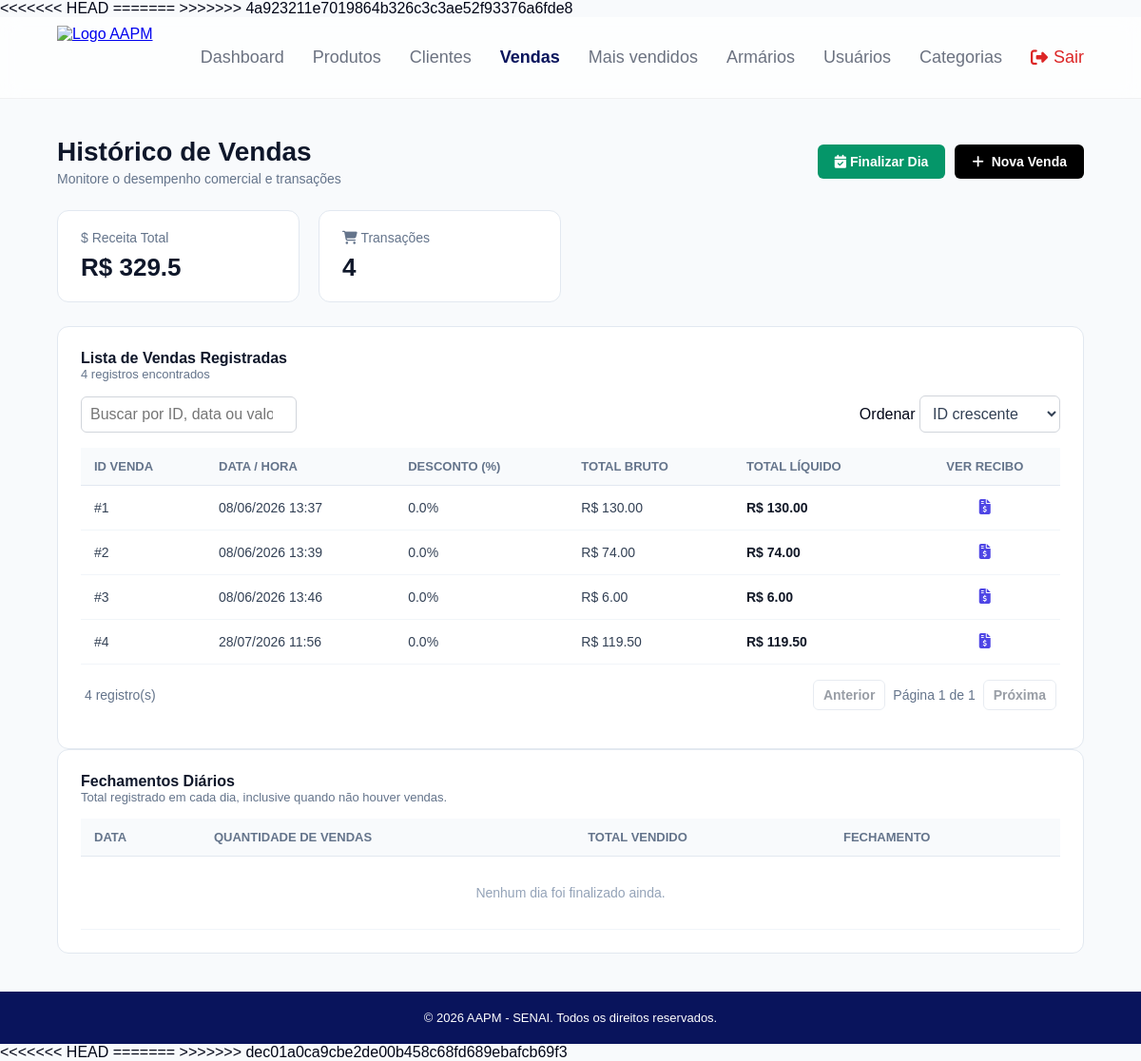
/pdv/historico (signed in), run on an earlier commit of the app's database.
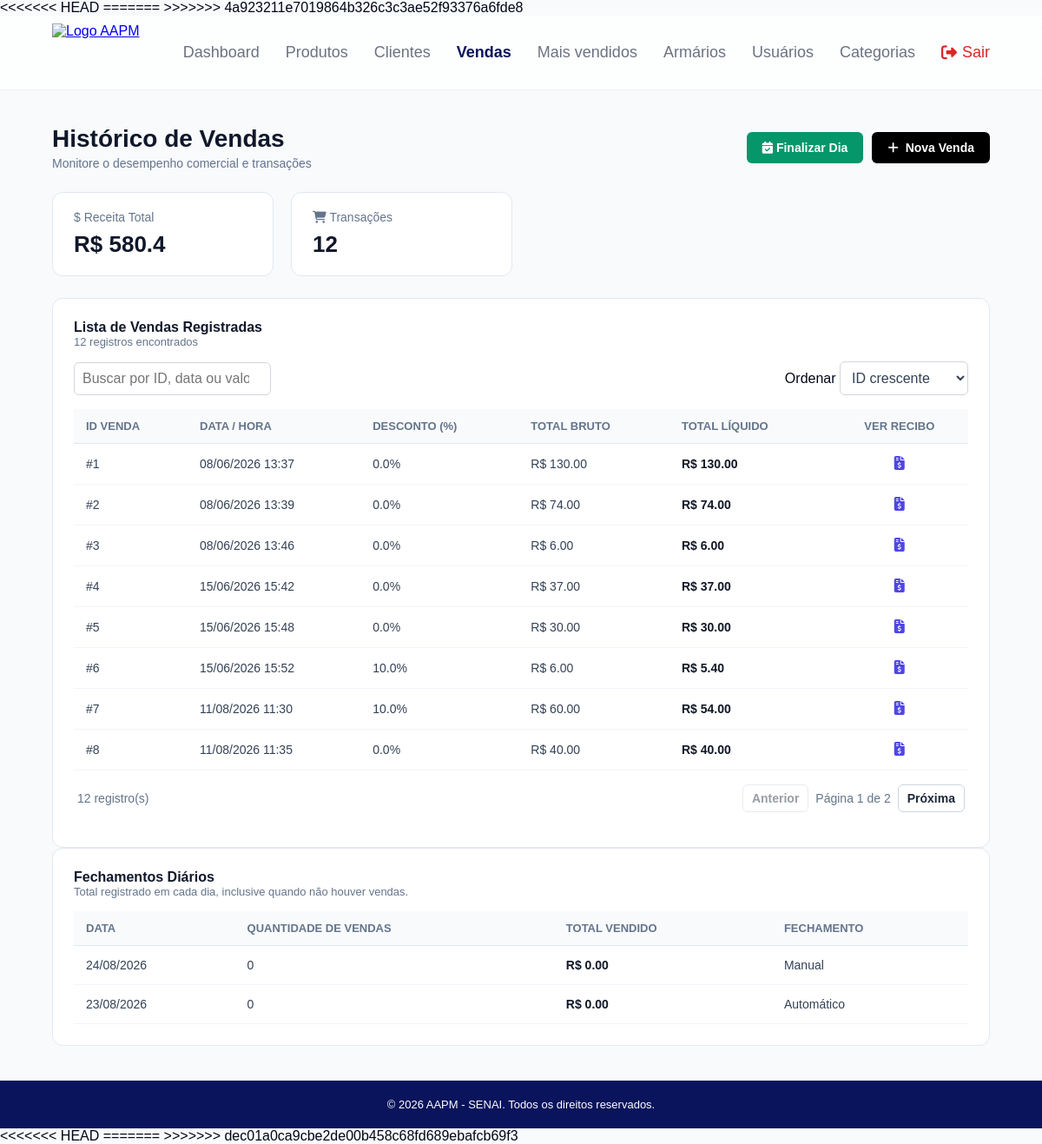
And on a later commit of the database.
### app/models/venda.py (models this page shows, shortened)
class Venda(Base):
    __tablename__ = "vendas"
    id         = Column(Integer, primary_key=True, index=True)
    cliente_id = Column(
        Integer,
        ForeignKey("clientes.id", ondelete="SET NULL"),
        nullable=True
    )
    usuario_id = Column(
        Integer,
        ForeignKey("usuarios.id", ondelete="SET NULL"),
        nullable=True
    )
    desconto_percentual = Column(Float, nullable=False, default=0.0)
    total_bruto  = Column(Float, nullable=False, default=0.0)
    total_liquido = Column(Float, nullable=False, default=0.0)
    observacao = Column(String(255), nullable=True)
    criado_em = Column(DateTime, server_default=func.now())
    cliente = relationship("Cliente", back_populates="vendas")
    usuario = relationship("Usuario", backref="vendas")
    itens   = relationship(
        "ItemVenda",
        back_populates="venda",
        cascade="all, delete-orphan"  # deleta itens se a venda for deletada
    )

class FechamentoDiario(Base):
    __tablename__ = "fechamentos_diarios"
    id = Column(Integer, primary_key=True, index=True)
    data = Column(Date, nullable=False, unique=True, index=True)
    total_vendido = Column(Float, nullable=False, default=0.0)
    quantidade_vendas = Column(Integer, nullable=False, default=0)
    fechado_em = Column(DateTime, nullable=False, server_default=func.now())
    fechado_automaticamente = Column(Boolean, nullable=False, default=False)

### app/controllers/pdv_controller.py (the view)
@router.get("/historico")
def historico_vendas(
    request: Request,
    db: Session = Depends(get_db),
    usuario = Depends(get_usuario_logado)
):
    vendas = (
        db.query(Venda)
        .order_by(Venda.criado_em.desc())
        .limit(100)
        .all()
    )
    produtos = (
        db.query(Produto)
        .filter(Produto.ativo == True)
        .order_by(Produto.nome)
        .all()
    )
    clientes = (
        db.query(Cliente)
        .filter(Cliente.ativo == True)
        .order_by(Cliente.nome)
        .all()
    )
    fechamentos = (
        db.query(FechamentoDiario)
        .order_by(FechamentoDiario.data.desc())
        .limit(100)
        .all()
    )
    tamanhos = ordenar_tamanhos(db.query(Tamanho).filter(Tamanho.ativo == True).all())
    return templates.TemplateResponse(
        request,
        "pdv/historico.html",
        {
            "request": request,
            "usuario": usuario,
            "vendas": vendas,
            "produtos": produtos,
            "clientes": clientes,
            "fechamentos": fechamentos,
            "tamanhos": tamanhos,
            "desconto_associado": DESCONTO_ASSOCIADO,
        }
    )

### app/templates/pdv/historico.html (shortened to what the changed rows need)
<!DOCTYPE html>
<html lang="pt-br">
<head>
    <link rel="stylesheet" href="{{ url_for('static', path='css/vendas.css') }}">
    <link rel="stylesheet" href="/static/css/listagem.css">
    <link rel="stylesheet" href="https://cdnjs.cloudflare.com/ajax/libs/font-awesome/6.5.2/css/all.min.css">
</head>
<body>
    {% include "partials/navbar.html" %}
    <div class="vendas-container-main">
        <div class="header-vendas">
            <div>
                <h1>Histórico de Vendas</h1>
            </div>
        </div>
        <div class="indicadores-grid">
            <div class="card-indicador">
                <div class="card-header-ind">
                    <span>$ Receita Total</span>
                </div>
                <h2>R$ {{ vendas | map(attribute='total_liquido') | sum | round(2) }}</h2>
            </div>
            <div class="card-indicador">
                <div class="card-header-ind">
                    <span><i class="fa-solid fa-cart-shopping"></i> Transações</span>
                </div>
                <h2>{{ vendas | length }}</h2>
            </div>
        </div>
        <div class="card-historico">
            <h3>Lista de Vendas Registradas</h3>
            <p class="sub-contador">{{ vendas | length }} registros encontrados</p>
            <div class="listagem-acoes"><input id="busca-vendas" class="listagem-ordem" type="search" placeholder="Buscar por ID, data ou valor"><label></label></div>
            <div class="tabela-container">
                <table class="tabela-vendas" data-listagem data-busca="#busca-vendas" data-ordem="#ordem-vendas" data-por-pagina="8">
                    <thead>
                        <tr>
                            <th>ID VENDA</th>
                            <th>DATA / HORA</th>
                            <th>DESCONTO (%)</th>
                            <th>TOTAL BRUTO</th>
                            <th>TOTAL LÍQUIDO</th>
                            <th style="text-align: center;">VER RECIBO</th>
                        </tr>
                    </thead>
                    <tbody id="corpo-historico-vendas">
                        {% for venda in vendas %}
                        <tr class="linha-venda-tabela" data-id="{{ venda.id }}">
                            <td>#{{ venda.id }}</td>
                            <td>{{ venda.criado_em.strftime('%d/%m/%Y %H:%M') }}</td>
                            <td>{{ venda.desconto_percentual }}%</td>
                            <td>R$ {{ "%.2f"|format(venda.total_bruto) }}</td>
                            <td style="font-weight: bold; color: #111827;">R$ {{ "%.2f"|format(venda.total_liquido) }}</td>
                            <td style="text-align: center;">
                                <a href="/pdv/venda/{{ venda.id }}" style="color: #4f46e5; font-size: 16px;">
                                    <i class="fa-solid fa-file-invoice-dollar"></i>
                                </a>
                            </td>
                        </tr>
                        {% endfor %}
                    </tbody>
                </table>
            </div>
        </div>
        <div class="card-historico">
            <div class="tabela-container">
                <table class="tabela-vendas">
                    <thead>
                        <tr>
                            <th>DATA</th>
                            <th>QUANTIDADE DE VENDAS</th>
                            <th>TOTAL VENDIDO</th>
                            <th>FECHAMENTO</th>
                        </tr>
                    </thead>
                    <tbody>
                        {% for fechamento in fechamentos %}
                        <tr>
                            <td>{{ fechamento.data.strftime('%d/%m/%Y') }}</td>
                            <td>{{ fechamento.quantidade_vendas }}</td>
                            <td style="font-weight: bold; color: #111827;">R$ {{ "%.2f"|format(fechamento.total_vendido) }}</td>
                            <td>{{ 'Automático' if fechamento.fechado_automaticamente else 'Manual' }}</td>
                        </tr>
                        {% else %}
                        <tr>
                            <td colspan="4" style="text-align: center; color: #94a3b8; padding: 30px;">Nenhum dia foi finalizado ainda.</td>
                        </tr>
                        {% endfor %}
                    </tbody>
                </table>
            </div>
        </div>
    </div>
</body>
</html>

What changed in the data, as far as the page shows it:
added Venda: id "8", criado_em "11/08/2026 11:35", desconto_percentual "0.0", total_bruto "40.00", total_liquido "40.00"
added Venda: id "7", criado_em "11/08/2026 11:30", desconto_percentual "10.0", total_bruto "60.00", total_liquido "54.00"
added Venda: id "6", criado_em "15/06/2026 15:52", desconto_percentual "10.0", total_bruto "6.00", total_liquido "5.40"
added Venda: id "5", criado_em "15/06/2026 15:48", desconto_percentual "0.0", total_bruto "30.00", total_liquido "30.00"
changed Venda id 4: criado_em "28/07/2026 11:56" → "15/06/2026 15:42"; total_bruto "119.50" → "37.00"; total_liquido "119.50" → "37.00"
added FechamentoDiario: data "24/08/2026", quantidade_vendas "0", total_vendido "0.00", fechado_automaticamente "Manual"
added FechamentoDiario: data "23/08/2026", quantidade_vendas "0", total_vendido "0.00", fechado_automaticamente "Automático"
Also different on the page:
{{ vendas | map(attribute='total_liquido') | sum | round(2) }}: "329.5" → "580.4"
{{ vendas | length }}: "4" → "12"
text written by a page script: "4 registro(s) Anterior Página 1 de 1 Próxima" → "12 registro(s) Anterior Página 1 de 2 Próxima"
text no longer shown: "Nenhum dia foi finalizado ainda."
